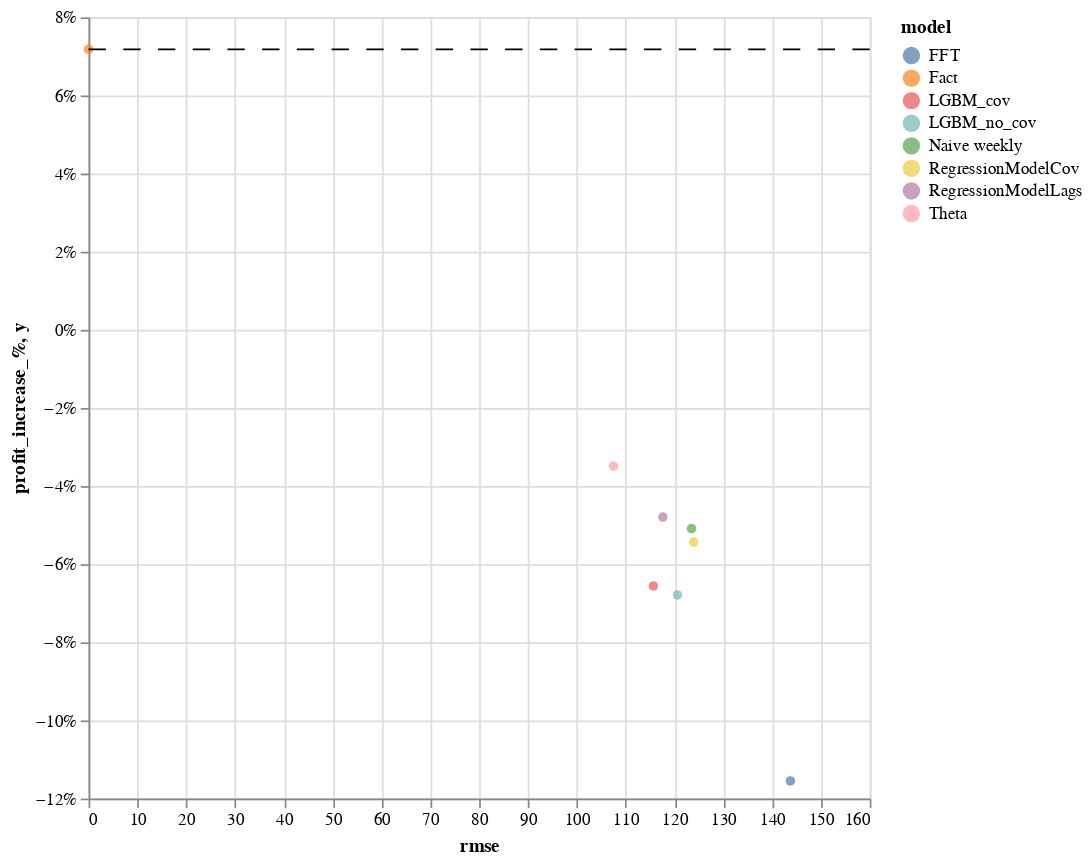

Notebook cell for this chart:
### Code cell
chart = alt.Chart(all_items_eval.fillna(0).reset_index()).mark_circle().encode(
    x=alt.X('rmse:Q'),
    y=alt.Y('profit_increase_%:Q',axis=alt.Axis(format='%')),
    color=alt.Color('model:N'),
).properties(width=450, height=450)#.interactive()

fact_line = alt.Chart(pd.DataFrame({'y': [all_items_eval.loc['Fact','profit_increase_%']]})).mark_rule(strokeDash=[10, 10]).encode(y='y')

chart + fact_line

### Figure 1 — Vega-Lite specification as saved in the notebook (floating-point values rounded to 4 significant figures)
{"config": {"view": {"continuousWidth": 400, "continuousHeight": 300}}, "layer": [{"data": {"name": "data-f56f10c5f65d554265410e6ea0afb1aa"}, "mark": "circle", "encoding": {"color": {"type": "nominal", "field": "model"}, "x": {"type": "quantitative", "field": "rmse"}, "y": {"type": "quantitative", "axis": {"format": "%"}, "field": "profit_increase_%"}}, "height": 450, "width": 450}, {"data": {"name": "data-10f064ca05a08dbe53538ff60dfd00e8"}, "mark": {"type": "rule", "strokeDash": [10, 10]}, "encoding": {"y": {"type": "quantitative", "field": "y"}}}], "$schema": "https://vega.github.io/schema/vega-lite/v4.8.1.json", "datasets": {"data-f56f10c5f65d554265410e6ea0afb1aa": [{"model": "FFT", "value": 433300.0, "sell_price": 186.0, "daily_revenue": 629000.0, "disount": 0.1214, "sell_price_w_disount": 163.3, "value_increase": 45.9, "value_w_disount": 590700.0, "daily_revenue_w_disount": 747500.0, "daily_profit": 377400.0, "daily_profit_w_disount": 403900.0, "value_fact": 456100.0, "daily_profit_fact": 396900.0, "value_w_disount_fact": 620400.0, "daily_profit_w_disount_fact": 424900.0, "inventory_left": -29650.0, "final_profit_w_discount": 351000.0, "final_profit_base_price": 314600.0, "profit_increase_%": -0.1155, "rmse": 143.8, "rmse_normalized": 1.139}, {"model": "Fact", "value": 456100.0, "sell_price": 186.0, "daily_revenue": 661500.0, "disount": 0.1151, "sell_price_w_disount": 164.6, "value_increase": 43.5, "value_w_disount": 613700.0, "daily_revenue_w_disount": 781400.0, "daily_profit": 396900.0, "daily_profit_w_disount": 425400.0, "value_fact": 456100.0, "daily_profit_fact": 396900.0, "value_w_disount_fact": 613700.0, "daily_profit_w_disount_fact": 425400.0, "inventory_left": 0.0, "final_profit_w_discount": 425400.0, "final_profit_base_price": 396900.0, "profit_increase_%": 0.07183, "rmse": 0.0, "rmse_normalized": 0.0}, {"model": "LGBM_cov", "value": 469000.0, "sell_price": 186.0, "daily_revenue": 679200.0, "disount": 0.1183, "sell_price_w_disount": 164.1, "value_increase": 44.7, "value_w_disount": 635500.0, "daily_revenue_w_disount": 801800.0, "daily_profit": 407500.0, "daily_profit_w_disount": 434000.0, "value_fact": 456100.0, "daily_profit_fact": 396900.0, "value_w_disount_fact": 618400.0, "daily_profit_w_disount_fact": 422300.0, "inventory_left": 17050.0, "final_profit_w_discount": 370900.0, "final_profit_base_price": 341000.0, "profit_increase_%": -0.06556, "rmse": 115.7, "rmse_normalized": 0.9209}, {"model": "LGBM_no_cov", "value": 466000.0, "sell_price": 186.0, "daily_revenue": 675100.0, "disount": 0.1175, "sell_price_w_disount": 164.2, "value_increase": 44.4, "value_w_disount": 633500.0, "daily_revenue_w_disount": 797100.0, "daily_profit": 405100.0, "daily_profit_w_disount": 430400.0, "value_fact": 456100.0, "daily_profit_fact": 396900.0, "value_w_disount_fact": 617800.0, "daily_profit_w_disount_fact": 422400.0, "inventory_left": 15690.0, "final_profit_w_discount": 369900.0, "final_profit_base_price": 341100.0, "profit_increase_%": -0.06786, "rmse": 120.6, "rmse_normalized": 0.957}, {"model": "Naive weekly", "value": 459100.0, "sell_price": 186.0, "daily_revenue": 665700.0, "disount": 0.1167, "sell_price_w_disount": 164.3, "value_increase": 44.1, "value_w_disount": 622000.0, "daily_revenue_w_disount": 788900.0, "daily_profit": 399400.0, "daily_profit_w_disount": 428200.0, "value_fact": 456100.0, "daily_profit_fact": 396900.0, "value_w_disount_fact": 618800.0, "daily_profit_w_disount_fact": 425000.0, "inventory_left": 3169.0, "final_profit_w_discount": 376700.0, "final_profit_base_price": 343300.0, "profit_increase_%": -0.05087, "rmse": 123.5, "rmse_normalized": 1.0}, {"model": "RegressionModelCov", "value": 479500.0, "sell_price": 186.0, "daily_revenue": 693800.0, "disount": 0.1143, "sell_price_w_disount": 164.7, "value_increase": 43.2, "value_w_disount": 641800.0, "daily_revenue_w_disount": 820300.0, "daily_profit": 416300.0, "daily_profit_w_disount": 448600.0, "value_fact": 456100.0, "daily_profit_fact": 396900.0, "value_w_disount_fact": 610900.0, "daily_profit_w_disount_fact": 427900.0, "inventory_left": 30850.0, "final_profit_w_discount": 375300.0, "final_profit_base_price": 340900.0, "profit_increase_%": -0.05432, "rmse": 123.9, "rmse_normalized": 0.9775}, {"model": "RegressionModelLags", "value": 467400.0, "sell_price": 186.0, "daily_revenue": 676900.0, "disount": 0.1143, "sell_price_w_disount": 164.7, "value_increase": 43.2, "value_w_disount": 626300.0, "daily_revenue_w_disount": 800300.0, "daily_profit": 406100.0, "daily_profit_w_disount": 437500.0, "value_fact": 456100.0, "daily_profit_fact": 396900.0, "value_w_disount_fact": 611200.0, "daily_profit_w_disount_fact": 427500.0, "inventory_left": 15150.0, "final_profit_w_discount": 377900.0, "final_profit_base_price": 343200.0, "profit_increase_%": -0.04793, "rmse": 117.6, "rmse_normalized": 0.9331}, {"model": "Theta", "value": 460100.0, "sell_price": 186.0, "daily_revenue": 667200.0, "disount": 0.1063, "sell_price_w_disount": 166.2, "value_increase": 40.2, "value_w_disount": 604400.0, "daily_revenue_w_disount": 783300.0, "daily_profit": 400300.0, "daily_profit_w_disount": 432500.0, "value_fact": 456100.0, "daily_profit_fact": 396900.0, "value_w_disount_fact": 599500.0, "daily_profit_w_disount_fact": 428700.0, "inventory_left": 4963.0, "final_profit_w_discount": 383000.0, "final_profit_base_price": 347600.0, "profit_increase_%": -0.0349, "rmse": 107.5, "rmse_normalized": 0.8745}], "data-10f064ca05a08dbe53538ff60dfd00e8": [{"y": 0.07183}]}}
